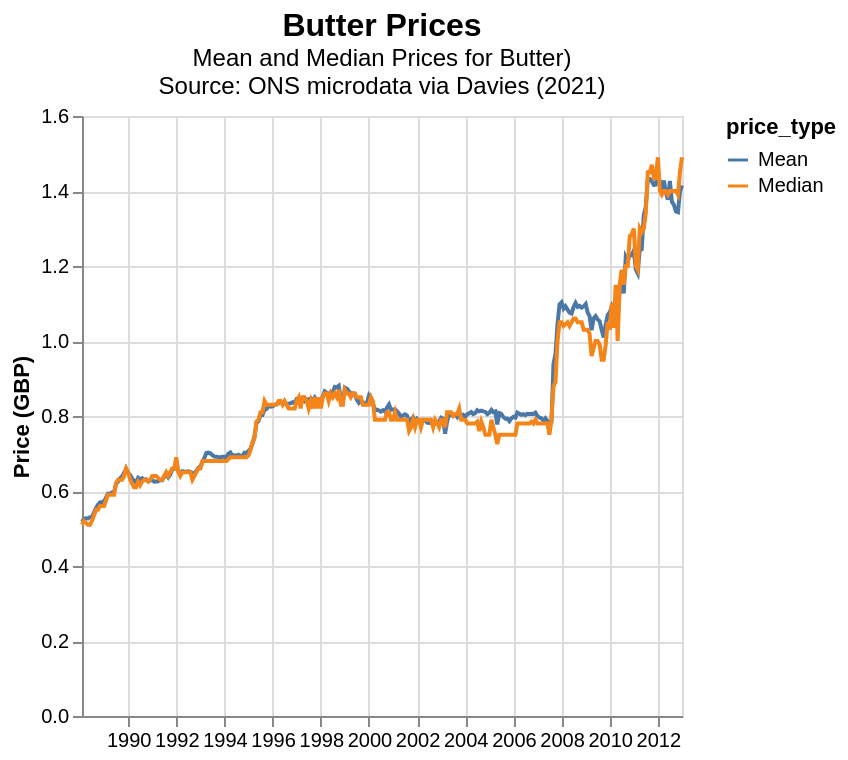

Here is the notebook cell this chart was saved with:
### Code cell
alt.Chart(avg_butter_prices_melted).mark_line().encode(
    x=alt.X('date:T', title=''),
    y=alt.Y('price:Q', title='Price (GBP)'),
    color='price_type:N'
).properties(
    title={
        "text": "Butter Prices",
        "subtitle": ["Mean and Median Prices for Butter)", "Source: ONS microdata via Davies (2021)"],
        "fontSize": 16
    }
)

### Figure 1 — Vega-Lite specification as saved in the notebook (floating-point values rounded to 4 significant figures; data arrays with more than 128 entries replaced by an {"elided": "..."} marker saying what was removed)
{"config": {"view": {"continuousWidth": 300, "continuousHeight": 300}}, "data": {"name": "data-fe6fce9fb370bc40a26ffa45c2ed67ce"}, "mark": {"type": "line"}, "encoding": {"color": {"field": "price_type", "type": "nominal"}, "x": {"field": "date", "title": "", "type": "temporal"}, "y": {"field": "price", "title": "Price (GBP)", "type": "quantitative"}}, "title": {"text": "Butter Prices", "subtitle": ["Mean and Median Prices for Butter)", "Source: ONS microdata via Davies (2021)"], "fontSize": 16}, "$schema": "https://vega.github.io/schema/vega-lite/v5.20.1.json", "datasets": {"data-fe6fce9fb370bc40a26ffa45c2ed67ce": {"elided": "596 records"}}}
